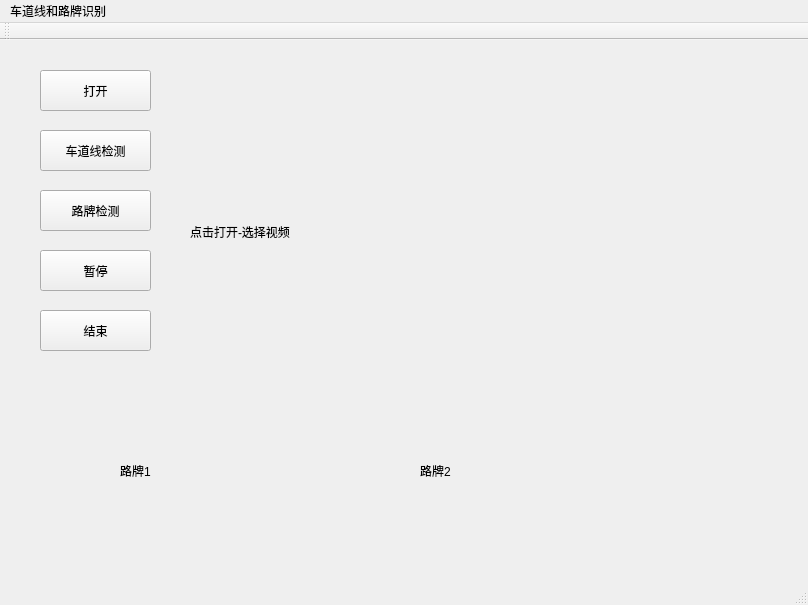
<?xml version="1.0" encoding="UTF-8"?>
<ui version="4.0">
 <class>MainWindow</class>
 <widget class="QMainWindow" name="MainWindow">
  <property name="geometry">
   <rect>
    <x>0</x>
    <y>0</y>
    <width>808</width>
    <height>605</height>
   </rect>
  </property>
  <property name="windowTitle">
   <string>MainWindow</string>
  </property>
  <widget class="QWidget" name="centralWidget">
   <widget class="QLabel" name="label_video">
    <property name="geometry">
     <rect>
      <x>190</x>
      <y>30</y>
      <width>576</width>
      <height>324</height>
     </rect>
    </property>
    <property name="text">
     <string>点击打开-选择视频</string>
    </property>
   </widget>
   <widget class="QPushButton" name="pushButton_start_line">
    <property name="geometry">
     <rect>
      <x>40</x>
      <y>90</y>
      <width>111</width>
      <height>41</height>
     </rect>
    </property>
    <property name="text">
     <string>车道线检测</string>
    </property>
   </widget>
   <widget class="QPushButton" name="pushButton_open">
    <property name="geometry">
     <rect>
      <x>40</x>
      <y>30</y>
      <width>111</width>
      <height>41</height>
     </rect>
    </property>
    <property name="text">
     <string>打开</string>
    </property>
   </widget>
   <widget class="QPushButton" name="pushButton_pause">
    <property name="geometry">
     <rect>
      <x>40</x>
      <y>210</y>
      <width>111</width>
      <height>41</height>
     </rect>
    </property>
    <property name="text">
     <string>暂停</string>
    </property>
   </widget>
   <widget class="QPushButton" name="pushButton_stop">
    <property name="geometry">
     <rect>
      <x>40</x>
      <y>270</y>
      <width>111</width>
      <height>41</height>
     </rect>
    </property>
    <property name="text">
     <string>结束</string>
    </property>
   </widget>
   <widget class="QLabel" name="label_sign_1">
    <property name="geometry">
     <rect>
      <x>120</x>
      <y>370</y>
      <width>211</width>
      <height>121</height>
     </rect>
    </property>
    <property name="text">
     <string>路牌1</string>
    </property>
   </widget>
   <widget class="QPushButton" name="pushButton_start_sign">
    <property name="geometry">
     <rect>
      <x>40</x>
      <y>150</y>
      <width>111</width>
      <height>41</height>
     </rect>
    </property>
    <property name="text">
     <string>路牌检测</string>
    </property>
   </widget>
   <widget class="QLabel" name="label_sign_2">
    <property name="geometry">
     <rect>
      <x>420</x>
      <y>370</y>
      <width>211</width>
      <height>121</height>
     </rect>
    </property>
    <property name="text">
     <string>路牌2</string>
    </property>
   </widget>
  </widget>
  <widget class="QMenuBar" name="menuBar">
   <property name="geometry">
    <rect>
     <x>0</x>
     <y>0</y>
     <width>808</width>
     <height>30</height>
    </rect>
   </property>
   <widget class="QMenu" name="menu">
    <property name="title">
     <string>车道线和路牌识别</string>
    </property>
   </widget>
   <addaction name="menu"/>
  </widget>
  <widget class="QToolBar" name="mainToolBar">
   <attribute name="toolBarArea">
    <enum>TopToolBarArea</enum>
   </attribute>
   <attribute name="toolBarBreak">
    <bool>false</bool>
   </attribute>
  </widget>
  <widget class="QStatusBar" name="statusBar"/>
 </widget>
 <layoutdefault spacing="6" margin="11"/>
 <resources/>
 <connections/>
</ui>
